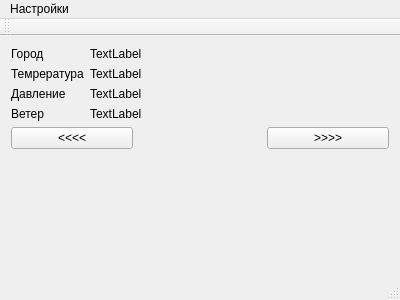
<?xml version="1.0" encoding="UTF-8"?>
<ui version="4.0">
 <class>MainWindow</class>
 <widget class="QMainWindow" name="MainWindow">
  <property name="geometry">
   <rect>
    <x>0</x>
    <y>0</y>
    <width>400</width>
    <height>300</height>
   </rect>
  </property>
  <property name="windowTitle">
   <string>MainWindow</string>
  </property>
  <widget class="QWidget" name="centralWidget">
   <layout class="QVBoxLayout" name="verticalLayout_3">
    <item>
     <layout class="QHBoxLayout" name="horizontalLayout_2">
      <item>
       <layout class="QVBoxLayout" name="verticalLayout_2">
        <item>
         <widget class="QLabel" name="label_4">
          <property name="text">
           <string>Город</string>
          </property>
         </widget>
        </item>
        <item>
         <widget class="QLabel" name="label">
          <property name="text">
           <string>Темрература</string>
          </property>
         </widget>
        </item>
        <item>
         <widget class="QLabel" name="label_2">
          <property name="text">
           <string>Давление</string>
          </property>
         </widget>
        </item>
        <item>
         <widget class="QLabel" name="label_3">
          <property name="text">
           <string>Ветер</string>
          </property>
         </widget>
        </item>
       </layout>
      </item>
      <item>
       <layout class="QVBoxLayout" name="verticalLayout">
        <item>
         <widget class="QLabel" name="labelCity_2">
          <property name="text">
           <string>TextLabel</string>
          </property>
         </widget>
        </item>
        <item>
         <widget class="QLabel" name="labelTemp">
          <property name="sizePolicy">
           <sizepolicy hsizetype="MinimumExpanding" vsizetype="Preferred">
            <horstretch>0</horstretch>
            <verstretch>0</verstretch>
           </sizepolicy>
          </property>
          <property name="text">
           <string>TextLabel</string>
          </property>
         </widget>
        </item>
        <item>
         <widget class="QLabel" name="labelPressure">
          <property name="text">
           <string>TextLabel</string>
          </property>
         </widget>
        </item>
        <item>
         <widget class="QLabel" name="labelWind">
          <property name="text">
           <string>TextLabel</string>
          </property>
         </widget>
        </item>
       </layout>
      </item>
     </layout>
    </item>
    <item>
     <layout class="QHBoxLayout" name="horizontalLayout">
      <item>
       <widget class="QPushButton" name="pushButton">
        <property name="text">
         <string>&lt;&lt;&lt;&lt;</string>
        </property>
       </widget>
      </item>
      <item>
       <widget class="QLabel" name="labelCity">
        <property name="text">
         <string/>
        </property>
       </widget>
      </item>
      <item>
       <widget class="QPushButton" name="pushButton_2">
        <property name="text">
         <string>&gt;&gt;&gt;&gt;</string>
        </property>
       </widget>
      </item>
     </layout>
    </item>
    <item>
     <spacer name="verticalSpacer">
      <property name="orientation">
       <enum>Qt::Vertical</enum>
      </property>
      <property name="sizeHint" stdset="0">
       <size>
        <width>20</width>
        <height>134</height>
       </size>
      </property>
     </spacer>
    </item>
   </layout>
  </widget>
  <widget class="QMenuBar" name="menuBar">
   <property name="geometry">
    <rect>
     <x>0</x>
     <y>0</y>
     <width>400</width>
     <height>21</height>
    </rect>
   </property>
   <widget class="QMenu" name="menu">
    <property name="title">
     <string>Настройки</string>
    </property>
    <addaction name="actionCommon"/>
    <addaction name="actionSource"/>
   </widget>
   <addaction name="menu"/>
  </widget>
  <widget class="QToolBar" name="mainToolBar">
   <attribute name="toolBarArea">
    <enum>TopToolBarArea</enum>
   </attribute>
   <attribute name="toolBarBreak">
    <bool>false</bool>
   </attribute>
  </widget>
  <widget class="QStatusBar" name="statusBar"/>
  <action name="actionCommon">
   <property name="text">
    <string>Общие настройки</string>
   </property>
  </action>
  <action name="actionSource">
   <property name="text">
    <string>Настройка источников</string>
   </property>
  </action>
 </widget>
 <layoutdefault spacing="6" margin="11"/>
 <resources/>
 <connections/>
</ui>
